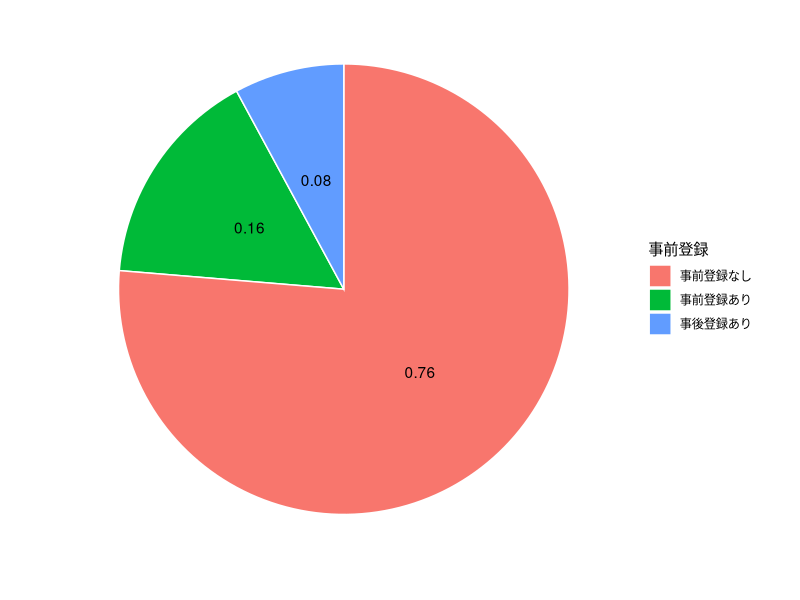
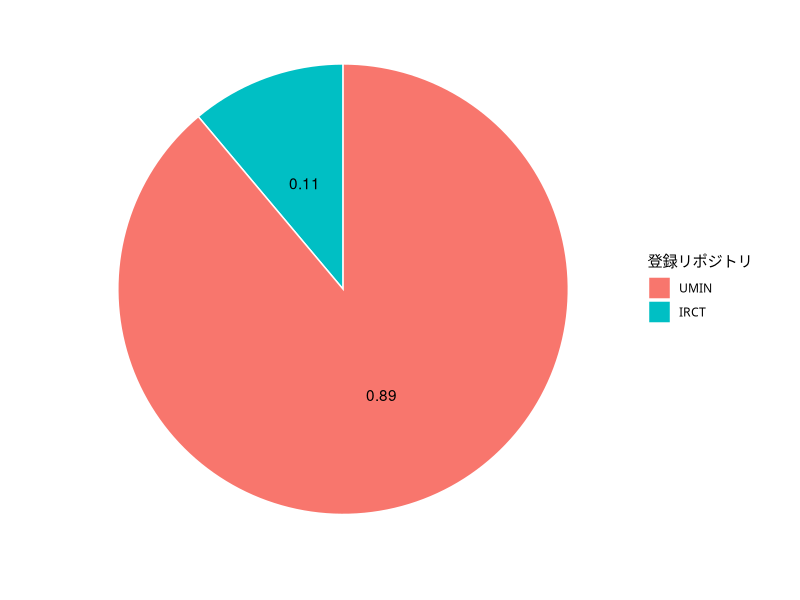
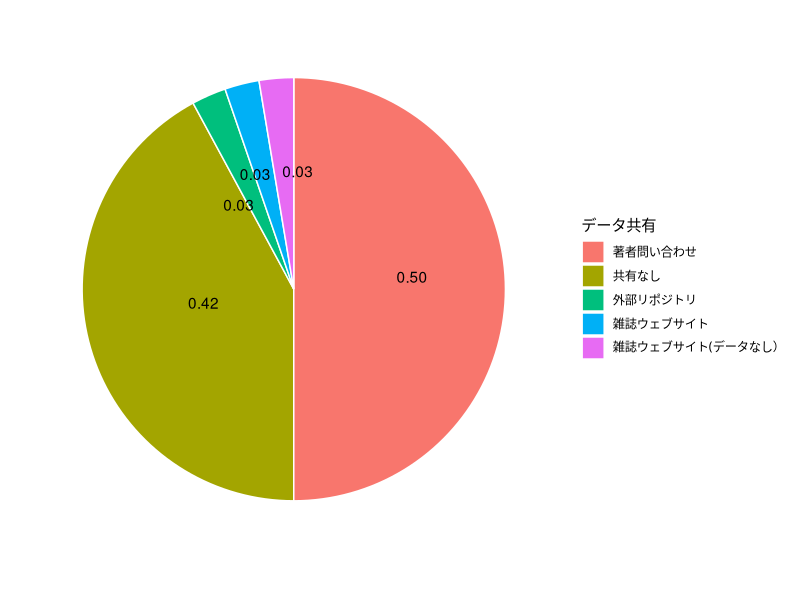
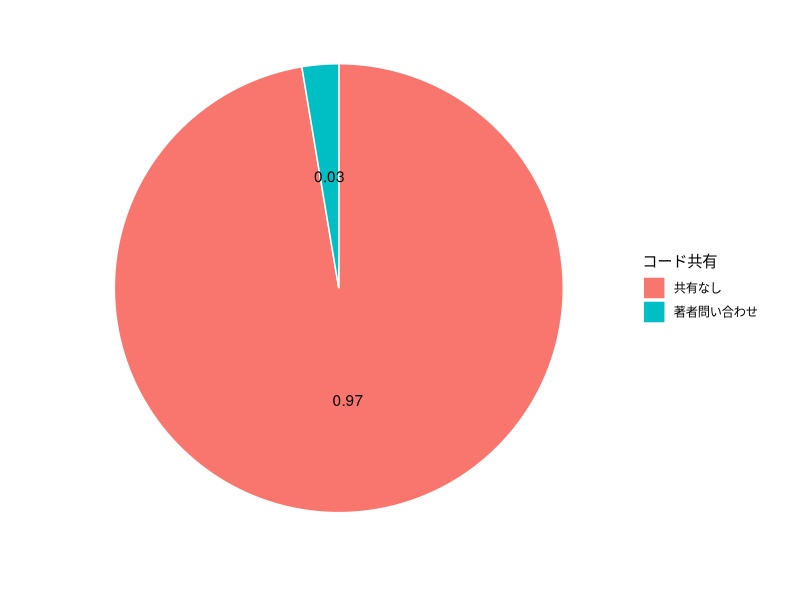
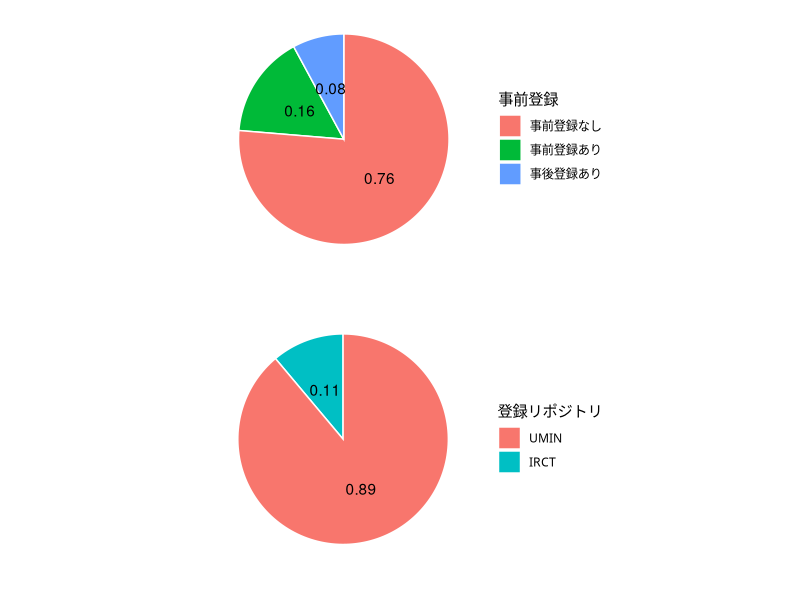

Generate these figures, in order, with R:
## ---- chunk 1
library(tidyverse)
library(ggrepel)
## ---- chunk 2
setwd("../data")
data <- read_csv("data.csv")
## ---- chunk 3
table(data$type)
## ---- chunk 4
data %>% 
  filter(with_data == 1) %>% 
  select(pre_registered) %>% 
  mutate(n = 1) %>% 
  group_by(pre_registered) %>% 
  summarize(total = sum(n)) %>% 
  mutate(percentage = total/sum(total)) %>% 
  ggplot(aes(x = "", y = total, fill = reorder(pre_registered, -total))) +
  geom_bar(width = 1, stat = "identity", color = "white") +
  coord_polar(theta = "y", direction = -1) +
  theme_bw(base_family = "HiraKakuPro-W3") +
  labs(fill = "事前登録") +
  theme(axis.ticks = element_blank(),
        axis.text = element_blank(),
        panel.grid = element_blank(),
        panel.border = element_blank()) +
  xlab("") + ylab("") +
  geom_text(aes(x = 1, label = sprintf("%0.2f", round(percentage, digits = 2))), position = position_stack(vjust = 0.5))
## ---- chunk 5
data %>% 
  filter(with_data == 1 & pre_registered != "事前登録なし") %>% 
  select(where_pre_registered) %>% 
  mutate(n = 1) %>% 
  group_by(where_pre_registered) %>% 
  summarize(total = sum(n)) %>% 
  mutate(percentage = total/sum(total)) %>% 
  ggplot(aes(x = "", y = total, fill = reorder(where_pre_registered, -total))) +
  geom_bar(width = 1, stat = "identity", color = "white") +
  coord_polar(theta = "y", direction = -1) +
  theme_bw(base_family = "HiraKakuPro-W3") +
  labs(fill = "登録リポジトリ") +
  theme(axis.ticks = element_blank(),
        axis.text = element_blank(),
        panel.grid = element_blank(),
        panel.border = element_blank()) +
  xlab("") + ylab("") +
  geom_text(aes(x = 1, label = sprintf("%0.2f", round(percentage, digits = 2))), position = position_stack(vjust = 0.5))
## ---- chunk 6
data %>% 
  filter(with_data == 1) %>% 
  select(share_data) %>% 
  mutate(n = 1) %>% 
  group_by(share_data) %>% 
  summarize(total = sum(n)) %>% 
  mutate(percentage = total/sum(total)) %>% 
  ggplot(aes(x = "", y = total, fill = reorder(share_data, -total))) +
  geom_bar(width = 1, stat = "identity", color = "white") +
  coord_polar(theta = "y", direction = -1) +
  theme_bw(base_family = "HiraKakuPro-W3") +
  labs(fill = "データ共有") +
  theme(axis.ticks = element_blank(),
        axis.text = element_blank(),
        panel.grid = element_blank(),
        panel.border = element_blank()) +
  xlab("") + ylab("") +
  geom_text_repel(aes(x = 1, label = sprintf("%0.2f", round(percentage, digits = 2))), position = position_stack(vjust = 0.5))
## ---- chunk 7
data %>% 
  filter(with_data == 1) %>% 
  select(share_code) %>% 
  mutate(n = 1) %>% 
  group_by(share_code) %>% 
  summarize(total = sum(n)) %>% 
  mutate(percentage = total/sum(total)) %>%
  ggplot(aes(x = "", y = total, fill = reorder(share_code, -total))) +
  geom_bar(width = 1, stat = "identity", color = "white") +
  coord_polar(theta = "y", direction = -1) +
  theme_bw(base_family = "Noto Sans CJK JP") +
  labs(fill = "コード共有") +
  theme(axis.ticks = element_blank(),
        axis.text = element_blank(),
        panel.grid = element_blank(),
        panel.border = element_blank()) +
  xlab("") + ylab("") +
  geom_text(aes(x = 1, label = sprintf("%0.2f", round(percentage, digits = 2))), position = position_stack(vjust = 0.5))
## ---- chunk 8
p1 <- data %>% 
  filter(with_data == 1) %>% 
  select(pre_registered) %>% 
  mutate(n = 1) %>% 
  group_by(pre_registered) %>% 
  summarize(total = sum(n)) %>% 
  mutate(percentage = total/sum(total)) %>% 
  ggplot(aes(x = "", y = total, fill = reorder(pre_registered, -total))) +
  geom_bar(width = 1, stat = "identity", color = "white") +
  coord_polar(theta = "y", direction = -1) +
  theme_bw(base_family = "HiraKakuPro-W3") +
  labs(fill = "事前登録") +
  theme(axis.ticks = element_blank(),
        axis.text = element_blank(),
        panel.grid = element_blank(),
        panel.border = element_blank()) +
  xlab("") + ylab("") +
  geom_text(aes(x = 1, label = sprintf("%0.2f", round(percentage, digits = 2))), position = position_stack(vjust = 0.5))

p2 <- data %>% 
  filter(with_data == 1 & pre_registered != "事前登録なし") %>% 
  select(where_pre_registered) %>% 
  mutate(n = 1) %>% 
  group_by(where_pre_registered) %>% 
  summarize(total = sum(n)) %>% 
  mutate(percentage = total/sum(total)) %>% 
  ggplot(aes(x = "", y = total, fill = reorder(where_pre_registered, -total))) +
  geom_bar(width = 1, stat = "identity", color = "white") +
  coord_polar(theta = "y", direction = -1) +
  theme_bw(base_family = "HiraKakuPro-W3") +
  labs(fill = "登録リポジトリ") +
  theme(axis.ticks = element_blank(),
        axis.text = element_blank(),
        panel.grid = element_blank(),
        panel.border = element_blank()) +
  xlab("") + ylab("") +
  geom_text(aes(x = 1, label = sprintf("%0.2f", round(percentage, digits = 2))), position = position_stack(vjust = 0.5))

gridExtra::grid.arrange(p1, p2)
## ---- chunk 9

